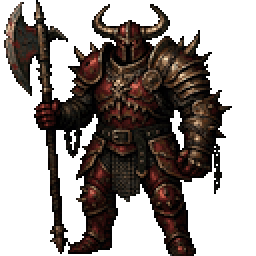
#> input picture tools/art/pieces/monsters_hd/warden/idle_0.png, 128 x 128 px, found by its file name (shown 2 times larger)
$ python gen_red_shaman.py
#> lines starting #> are read from the running program, lines starting #| are printed output that depends on the picture; after the words box and inside, x2 and y2 are one past the last pixel; in counts of white or black regions, pixels touching at a corner belong together
"""The Red Shaman's sheet: the user's PixelLab gallery picture of a goblin shaman in a red hood with a skull staff
(tools/art/pieces/red_shaman_picture.png, 256x256, transparent), animated with four `animate_image_pixminimax` clips (1 generation each,
kept at their native 256x256 in pieces/monsters_hd/red_shaman_256/): idle (the input and 4 frames), attack (the input and 8: he raises the
staff and thrusts it forward with his mouth open and sparks flying: the cast), walk (the input and 8; the last frame is the input again,
so it is dropped to make a loop).

Used here: idle 0-4, attack 2-8 (the first two frames are the input and a barely moving wind-up; the cast is attack_3 of the seven kept, the
frame `attack_hit_frame` names), walk 0-7. **The hurt is made in code** from idle_0, as the Warden's was (PixelLab's hurt clip barely moved
him): two frames, as the game wants ([hurt, flash]): a lean back with a small jolt, then the same flashed pale.

The picture is painted (no outline), so there is no outline pass. Frames are halved to 128 with a small brightness lift before the palette
snap, and gen_monster_sheets_hd.py (spec "red_shaman") writes the sheet and the frame lists, fps and pixel_size into data/monsters/red_shaman.tres.

    python tools/art/gen_red_shaman.py        # 128 px frames
    python tools/art/gen_red_shaman.py 256    # the native 256 px
"""
import shutil
import subprocess
import sys
from pathlib import Path

from PIL import Image

HERE = Path(__file__).resolve().parent
LIFT = 1.12
SRC = HERE / "pieces" / "monsters_hd" / "red_shaman_256"
OUT = HERE / "pieces" / "monsters_hd" / "red_shaman"
KEEP = {"idle": range(0, 5), "attack": range(2, 9), "walk": range(0, 8)}


def _frame(im, size):
    if size != 256:
        a = im.getchannel("A").resize((size, size), Image.LANCZOS).point(lambda v: 255 if v > 110 else 0)
        im = im.resize((size, size), Image.LANCZOS)
        im.putalpha(a)
    return im


def _lifted(im):
    r, g, b, a = im.split()
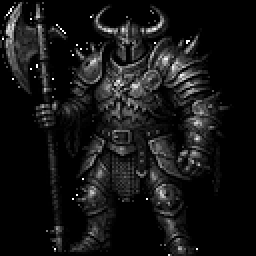
#> r: PIL image 128x128 L (shown 2 times larger); min 0, max 255, mean 21.4
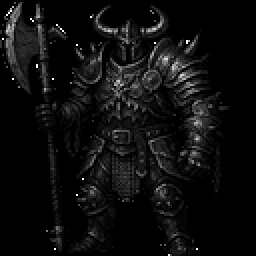
#> g: PIL image 128x128 L (shown 2 times larger); min 0, max 255, mean 14.2
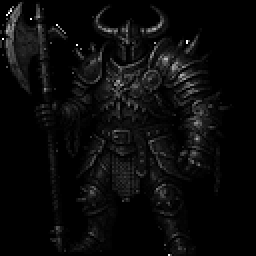
#> b: PIL image 128x128 L (shown 2 times larger); min 0, max 255, mean 10.6
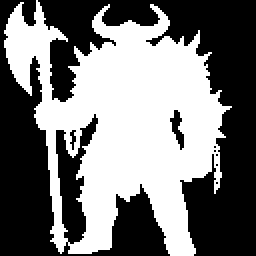
#> a: PIL image 128x128 L (shown 2 times larger); 47% white; 1 white region, box (x1, y1, x2, y2) and area: (2, 0, 116, 128) 7695
    return Image.merge("RGBA", [c.point(lambda v: min(255, int(v * LIFT))) for c in (r, g, b)] + [a])


def make_hurt(size):
    base = Image.open(SRC / "idle_0.png").convert("RGBA")
    out = []
    for flash in (False, True):
        big = base.rotate(5.0, resample=Image.BICUBIC, center=(base.width * 0.5, base.height - 2))
        shifted = Image.new("RGBA", big.size, (0, 0, 0, 0))
        shifted.alpha_composite(big, (0, -5))
        if flash:
            r, g, b, a = shifted.split()
            shifted = Image.merge("RGBA", [c.point(lambda v: v + (255 - v) * 45 // 100) for c in (r, g, b)] + [a])
        out.append(_frame(_lifted(shifted), size))
    return out


def prepare(size=128):
    if OUT.exists():
        shutil.rmtree(OUT)
    OUT.mkdir(parents=True)
    for anim, indexes in KEEP.items():
        for n, i in enumerate(indexes):
            _frame(_lifted(Image.open(SRC / f"{anim}_{i}.png").convert("RGBA")), size).save(OUT / f"{anim}_{n}.png")
    for i, frame in enumerate(make_hurt(size)):
        frame.save(OUT / f"hurt_{i}.png")


if __name__ == "__main__":
    size = int(sys.argv[1]) if len(sys.argv) > 1 else 128
#> (the run stopped early here; a loop or call above may not have finished)
